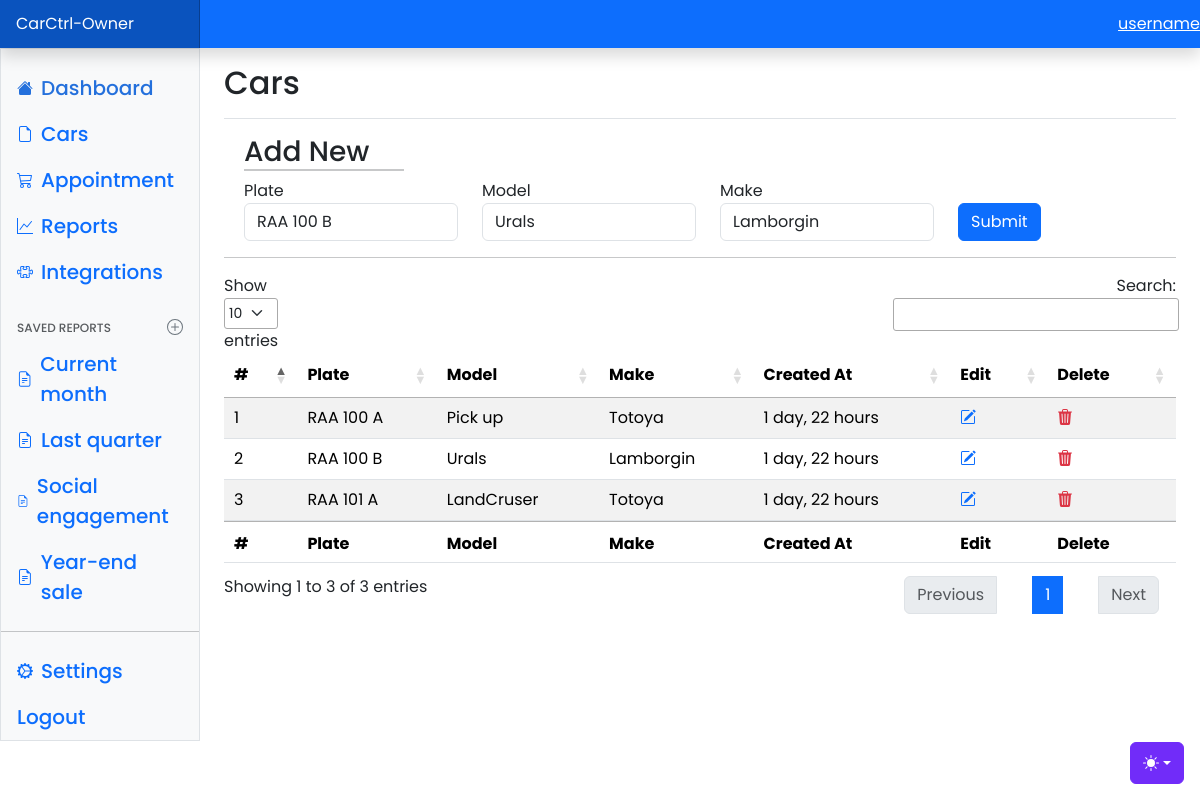
The page /owner-dashboard/cars/edit/2 (signed in) on the database its author committed.
### App/models.py (models this page shows, shortened)
class Car(models.Model):
    owner_id = models.ForeignKey(Owner, on_delete=models.CASCADE)
    model = models.TextField(max_length=50)
    make = models.TextField(max_length=50)
    plate = models.CharField(validators=[plate_regex], max_length=9, unique=True)
    created_at = models.DateTimeField(auto_now_add=True)
    updated_at = models.DateTimeField(auto_now=True)

### App/views.py (the view, shortened to what this page needs)
# urls.py: path('owner-dashboard/cars/edit/<int:pk>', views.owner_cars_edit, name="owner-cars-edit"),
@login_required(login_url='loginc')
def owner_cars_edit(request, pk):
    car = Car.objects.get(id=pk)
    owner = Owner.objects.get(id = request.user.id)
    cars = Car.objects.filter(owner_id = owner.id)
    form = CarForm(instance=car)
    context = {'form': form, 'cars': cars}
    return render(request, 'owner-cars-edit.html', context)

### App/forms.py
class CarForm(forms.ModelForm):
    class Meta:
        model = Car
        fields = '__all__'
        exclude = ['owner_id']
        widgets = {
            'plate': forms.TextInput(attrs={'class': 'form-control'}),
            'model': forms.TextInput(attrs={'class': 'form-control'}),
            'make': forms.TextInput(attrs={'class': 'form-control'}),
        }

### App/templates/App/owner-cars-edit.html (shortened to what this page needs)
{% load static %}
{% include 'includes/owner-nav.html' %}
<main class="col-md-9 ms-sm-auto col-lg-10 px-md-4">
    <div
        class="d-flex justify-content-between flex-wrap flex-md-nowrap align-items-center pt-3 pb-2 mb-3 border-bottom">
        <h1 class="h2">Cars</h1>
    </div>
    <div class="container-fluid m-2">
        <h3 style="border-bottom: 2px solid #c7c8c9; width: 160px;">Add New</h3>
        <form method="post">
            <div class="row">
                <div class="col">
                    <label for="inlineGridName" class="sr-only">Plate</label>
                    {{form.plate}}
                </div>
                <div class="col">
                    <label for="inlineGridEmail" class="sr-only">Model</label>
                    {{form.model}}
                </div>
                <div class="col">
                    <label for="inlineGridEmail" class="sr-only">Make</label>
                    {{form.make}}
                </div>
                <div class="col pt-4">
                    <button type="submit" class="btn btn-primary">Submit</button>
                </div>
            </div>
        </form>
    </div>
    <hr>
    <table id="myTable" class="table table-striped" style="width:100%">
        <thead>
            <tr>
                <th>#</th>
                <th>Plate</th>
                <th>Model</th>
                <th>Make</th>
                <th>Created At</th>
                <th>Edit</th>
                <th>Delete</th>
            </tr>
        </thead>
        <tbody>
            {% for car in cars %}
        <tr>
            <td>{{car.id}}</td>
            <td>{{car.plate}}</td>
            <td>{{car.model}}</td>
            <td>{{car.make}}</td>
            <td>{{car.created_at | timesince}}</td>
            <td><a href="#" class="text-primary">
                    </a></td>
            <td><a href="#" class="text-danger" onclick="return confirm('Are you sure delete?');"></a></td>
        </tr>
        {% endfor %}
        </tbody>
        <tfoot>
            <tr>
                <th>#</th>
                <th>Plate</th>
                <th>Model</th>
                <th>Make</th>
                <th>Created At</th>
                <th>Edit</th>
                <th>Delete</th>
            </tr>
        </tfoot>
    </table>
</main>
{% include 'includes/owner-footer.html' %}

### static/assets/css/dashboard.css (style rules this page uses)
body { margin: 0; font-family: 'Poppins', sans-serif; background-color: #fff; }
.bi { display: inline-block; width: 1rem; height: 1rem; }

### App/templates/App/includes/owner-nav.html (style rules this page uses)
.bi { vertical-align: -.125em; fill: currentColor; }

### rows shown on the page
Car: plate "RAA 100 B", model "Urals", make "Lamborgin", id "2", created_at "1 day, 22 hours"
Car: id "1", plate "RAA 100 A", model "Pick up", make "Totoya", created_at "1 day, 22 hours"
Car: id "3", plate "RAA 101 A", model "LandCruser", make "Totoya", created_at "1 day, 22 hours"
